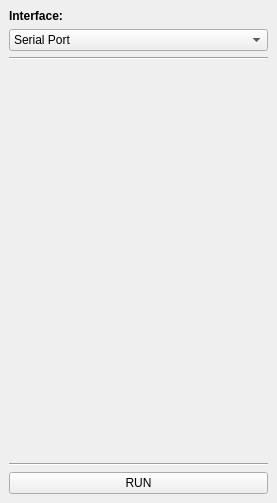
<?xml version="1.0" encoding="UTF-8"?>
<ui version="4.0">
 <class>tab_interfaces</class>
 <widget class="QWidget" name="tab_interfaces">
  <property name="geometry">
   <rect>
    <x>0</x>
    <y>0</y>
    <width>277</width>
    <height>503</height>
   </rect>
  </property>
  <property name="windowTitle">
   <string>Form</string>
  </property>
  <layout class="QVBoxLayout" name="verticalLayout">
   <property name="leftMargin">
    <number>9</number>
   </property>
   <property name="topMargin">
    <number>9</number>
   </property>
   <property name="rightMargin">
    <number>9</number>
   </property>
   <property name="bottomMargin">
    <number>9</number>
   </property>
   <item>
    <widget class="QLabel" name="label">
     <property name="font">
      <font>
       <weight>75</weight>
       <bold>true</bold>
      </font>
     </property>
     <property name="text">
      <string>Interface:</string>
     </property>
    </widget>
   </item>
   <item>
    <widget class="QComboBox" name="cmb_interface">
     <item>
      <property name="text">
       <string>Serial Port</string>
      </property>
     </item>
     <item>
      <property name="text">
       <string>TCP Server</string>
      </property>
     </item>
     <item>
      <property name="text">
       <string>TCP Client</string>
      </property>
     </item>
     <item>
      <property name="text">
       <string>Document</string>
      </property>
     </item>
    </widget>
   </item>
   <item>
    <widget class="Line" name="line_1">
     <property name="orientation">
      <enum>Qt::Horizontal</enum>
     </property>
    </widget>
   </item>
   <item>
    <widget class="QStackedWidget" name="stack">
     <property name="currentIndex">
      <number>0</number>
     </property>
     <widget class="page_serialport" name="p_serialport"/>
     <widget class="page_tcpserver" name="p_tcpserver"/>
     <widget class="page_tcpclient" name="p_tcpclient"/>
     <widget class="page_document" name="p_document"/>
    </widget>
   </item>
   <item>
    <widget class="Line" name="line_2">
     <property name="orientation">
      <enum>Qt::Horizontal</enum>
     </property>
    </widget>
   </item>
   <item>
    <widget class="QPushButton" name="btn_run">
     <property name="text">
      <string>RUN</string>
     </property>
     <property name="checkable">
      <bool>true</bool>
     </property>
     <property name="checked">
      <bool>false</bool>
     </property>
    </widget>
   </item>
  </layout>
 </widget>
 <customwidgets>
  <customwidget>
   <class>page_serialport</class>
   <extends>QWidget</extends>
   <header>interfaces/page_serialport.h</header>
   <container>1</container>
  </customwidget>
  <customwidget>
   <class>page_tcpserver</class>
   <extends>QWidget</extends>
   <header>interfaces/page_tcpserver.h</header>
   <container>1</container>
  </customwidget>
  <customwidget>
   <class>page_tcpclient</class>
   <extends>QWidget</extends>
   <header>interfaces/page_tcpclient.h</header>
   <container>1</container>
  </customwidget>
  <customwidget>
   <class>page_document</class>
   <extends>QWidget</extends>
   <header>interfaces/page_document.h</header>
   <container>1</container>
  </customwidget>
 </customwidgets>
 <resources/>
 <connections/>
</ui>
